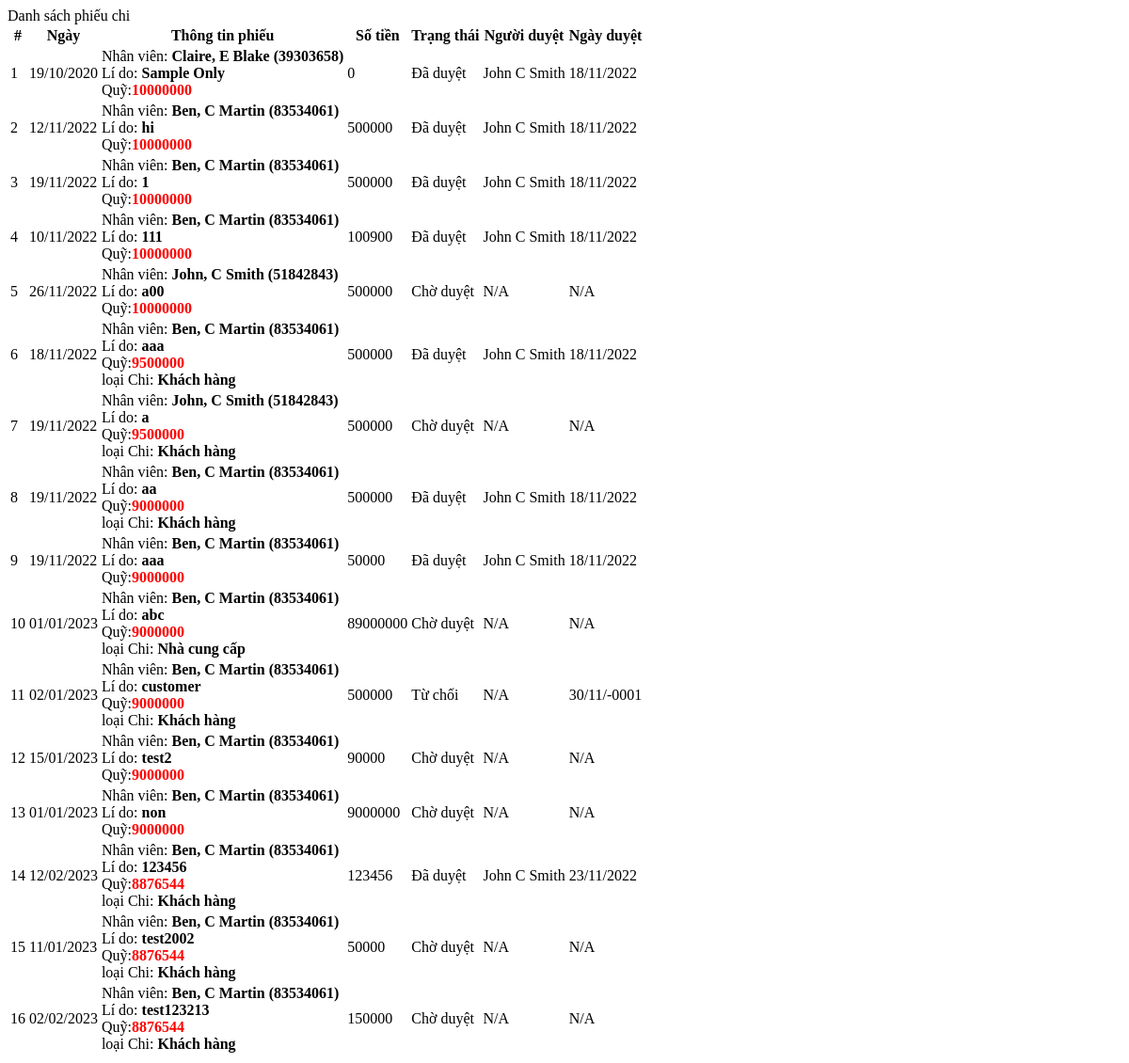
Before: /all_applications.php with the older database file.
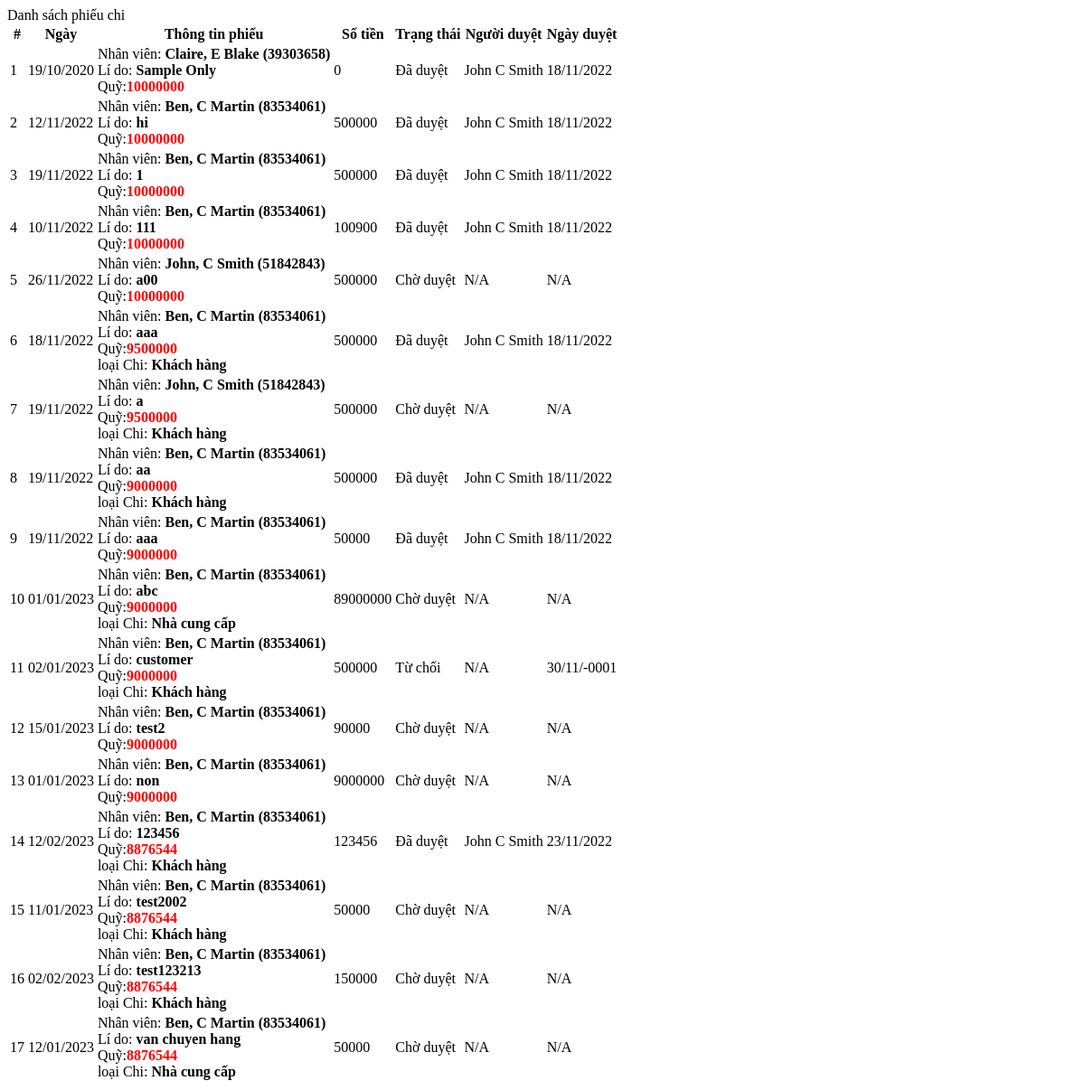
After: the same page with the newer database file.
### tables this page shows
CREATE TABLE `leave_list` (
  `id` int(30) NOT NULL,
  `employee_id` int(30) NOT NULL,
  `customer_id` int(11) NOT NULL,
  `supplier_id` int(11) NOT NULL,
  `leave_type_id` int(30) NOT NULL,
  `date_from` date NOT NULL,
  `money` int(11) NOT NULL,
  `type` tinyint(4) NOT NULL DEFAULT 1 COMMENT '1 = Thu, 2= Chi KH, 3 = Chi NCC, 4 = Chi',
  `reason` text NOT NULL,
  `status` tinyint(1) NOT NULL DEFAULT 0 COMMENT '0=pending,1= approved,2 = disapproved',
  `approved_by` int(30) NOT NULL,
  `date_approved` date NOT NULL,
  `date_created` date NOT NULL DEFAULT current_timestamp(),
  `quy` int(30) DEFAULT NULL
);

CREATE TABLE `employee_details` (
  `id` int(30) NOT NULL,
  `user_id` int(30) NOT NULL,
  `employee_id` varchar(200) NOT NULL,
  `lastname` text NOT NULL,
  `firstname` text NOT NULL,
  `middlename` text NOT NULL,
  `address` text NOT NULL,
  `contact` text NOT NULL,
  `department_id` int(30) NOT NULL,
  `position_id` int(30) NOT NULL,
  `type` tinyint(1) NOT NULL DEFAULT 5 COMMENT '1=Pricipal, 2=  Department Head , 3=Manager, 4 = supervisor,5 = regular',
  `manager_id` int(30) NOT NULL,
  `supervisor_id` int(30) NOT NULL
);

### all_applications.php (the view, shortened to what this page needs)
<?php include 'db_connect.php' ?>
<div class="container-fluid">
	<div class="col-lg-12">
		<div class="card">
			<div class="card-header">Danh sách phiếu chi</div>
			<div class="card-body">
				<table class="table table-bordered">
					<thead>
						<tr>
							<th>#</th>
							<th>Ngày</th>
							<th>Thông tin phiếu</th>
							<th>Số tiền</th>
							<th>Trạng thái</th>
							<th>Người duyệt</th>
							<th>Ngày duyệt</th>
						</tr>
					</thead>
					<tbody>
						<?php  $quy=10000000; ?>
						<?php
						$i = 1;
						$qry = $conn->query("SELECT ll.*,concat(e.firstname,', ',e.middlename,' ',e.lastname) as name,e.employee_id as eID FROM leave_list ll inner join employee_details e on e.id = ll.employee_id  ");
						while($row=$qry->fetch_assoc()):
							$action_by = 'N/A';
							if($row['status'] > 0){
								$emp = $conn->query("SELECT *,concat(firstname,' ',middlename,' ',lastname) as name from employee_details where id = ".$row['approved_by']);
								if($emp->num_rows > 0 ){
									$action_by = ucwords($emp->fetch_array()['name']);
								}
							}
						?>
						<tr>
							<td class="text-center"><?php echo $i++ ?></td>
							<td>
								<?php echo date("d/m/Y",strtotime($row['date_from'])) ?>
							</td>
							<td>
								<p>Nhân viên: <b><?php echo ucwords($row['name']). " (".$row['eID'].")" ?></b></p>
								<p>Lí do: <b><?php  echo ($row['reason']) ?></b></p>
								<p>Quỹ:<b style="color:#FF0000"><?php if($row['type'] == 2 && $row['status'] == 1) {$quy=$quy-$row['money'];} echo $quy; ?></b></p>
								<?php if($row['type'] == 2): ?>
									<p>loại Chi: <b>Khách hàng</b></p>
								<?php elseif($row['type'] == 3): ?>
									<p>loại Chi: <b>Nhà cung cấp</b></b></p>
								<?php endif; ?>
							</td>
							<td>
								<?php echo $row['money'] ?>
							</td>
							<td class="text-center">
								<?php if($row['status'] == 0): ?>
									<span class="badge badge-primary">Chờ duyệt</span>
								<?php elseif($row['status'] == 1): ?>
									<span class="badge badge-success">Đã duyệt</span>
								<?php elseif($row['status'] == 2): ?>
									<span class="badge badge-success">Từ chối</span>
								<?php endif; ?>
							</td>
							<td>
								<?php echo $action_by ?>
							</td>
							<td><?php echo $row['status'] > 0 ? date("d/m/Y",strtotime($row['date_approved'])) : 'N/A' ?></td>
						</tr>
					<?php endwhile;?>
					</tbody>
				</table>
			</div>
		</div>
	</div>
</div>

### all_applications.php (style rules this page uses)
td p { margin:unset; }

Changed rows visible on the page:
added leave_list: date_from "12/01/2023", name "Ben, C Martin", employee_details.employee_id "83534061", reason "van chuyen hang", quy "8876544", shows "loại Chi:", type "Nhà cung cấp", money "50000", status "Chờ duyệt", action_by "N/A"
